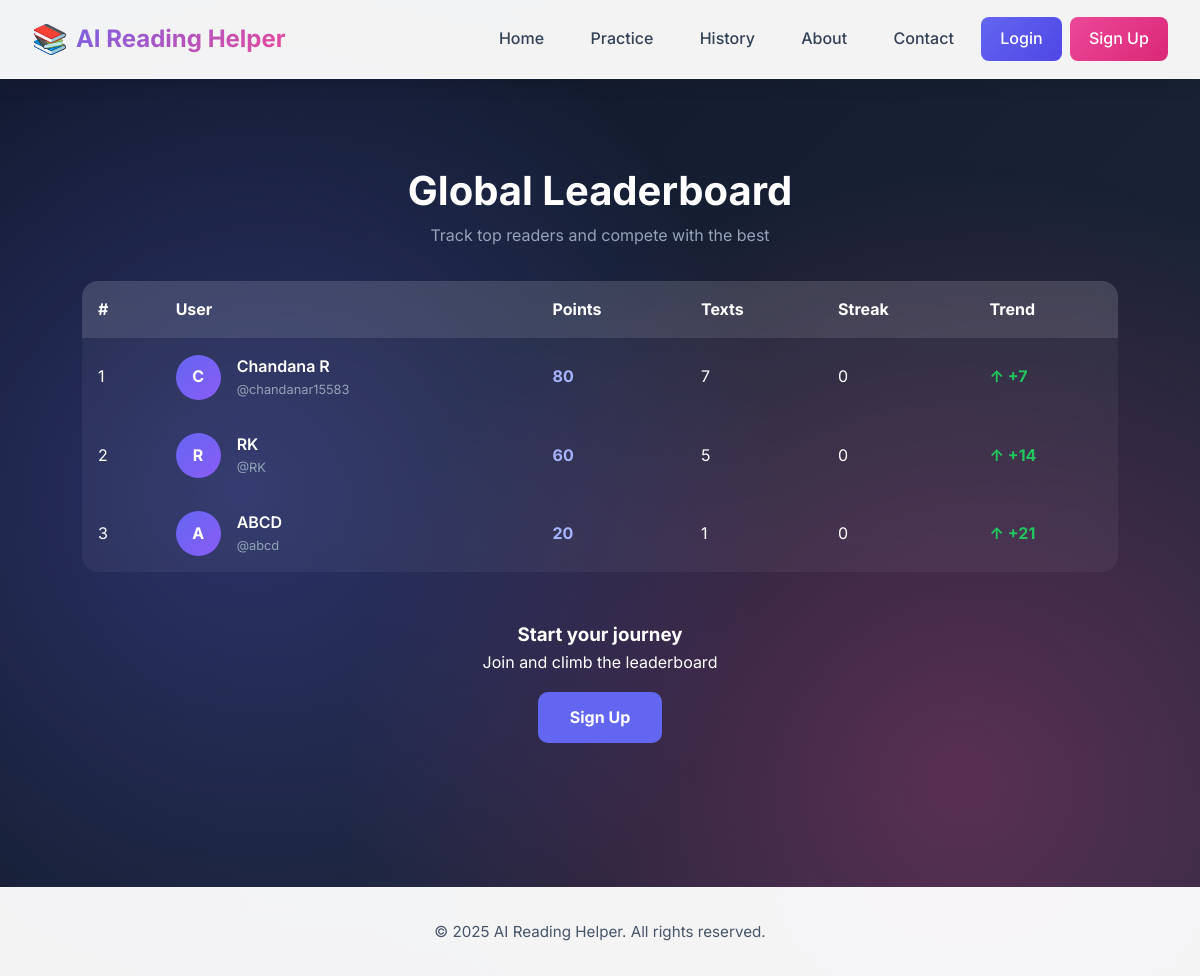
The app's page /leaderboard with its own data.
### tables this page shows
CREATE TABLE users (
            id INTEGER PRIMARY KEY AUTOINCREMENT,
            username TEXT UNIQUE NOT NULL,
            email TEXT UNIQUE NOT NULL,
            password TEXT NOT NULL,
            full_name TEXT,
            created_at TIMESTAMP DEFAULT CURRENT_TIMESTAMP,
            last_login TIMESTAMP,
            avatar TEXT DEFAULT 'default.png',
            bio TEXT,
            reading_level TEXT DEFAULT 'basic',
            total_texts_simplified INTEGER DEFAULT 0,
            total_reading_time INTEGER DEFAULT 0,
            streak_days INTEGER DEFAULT 0,
            points INTEGER DEFAULT 0,
            badges TEXT DEFAULT '[]'
        );

### app.py (the view)
@app.route('/leaderboard')
def leaderboard():
    conn = get_db()
    cursor = conn.cursor()
    cursor.execute('''
        SELECT username, full_name, points, total_texts_simplified, streak_days
        FROM users
        ORDER BY points DESC
        LIMIT 50
    ''')
    top_users = cursor.fetchall()
    conn.close()
    return render_template('leaderboard.html', top_users=[dict(u) for u in top_users])

### app.py (called while the page is built)
@app.context_processor
def inject_user():
    user = None
    if 'user_id' in session:
        user = get_user_by_id(session['user_id'])
    return dict(current_user=user)

### database.py (called while the page is built)
def get_db():
    conn = sqlite3.connect(DATABASE)
    conn.row_factory = sqlite3.Row
    return conn

### templates/leaderboard.html (shortened to what this page needs)
{% extends "base.html" %}
{% block content %}
<div class="leaderboard-container">
  <div class="leaderboard-header">
    <h1>Global Leaderboard</h1>
    <p>Track top readers and compete with the best</p>
  </div>
  <div class="leaderboard-table">
    <table>
      <thead>
        <tr>
          <th>#</th>
          <th>User</th>
          <th>Points</th>
          <th>Texts</th>
          <th>Streak</th>
          <th>Trend</th>
        </tr>
      </thead>
      <tbody>
        {% for user in top_users %}
        <tr class="{% if current_user and user.username == current_user.username %}highlight-row{% endif %}">
          <td class="rank">
            {% if loop.index == 1 %}1
            {% elif loop.index == 2 %}2
            {% elif loop.index == 3 %}3
            {% else %}{{ loop.index }}{% endif %}
          </td>
          <td class="user-cell">
            <div class="avatar">
              {{ user.full_name[0].upper() }}
            </div>
            <div>
              <div class="name">{{ user.full_name }}</div>
              <div class="username">@{{ user.username }}</div>
            </div>
          </td>
          <td class="points">{{ user.points }}</td>
          <td>{{ user.total_texts_simplified }}</td>
          <td>{{ user.streak_days }}</td>
          <td class="trend">
            {% if loop.index <= 3 %}
              <span class="up">↑ +{{ loop.index * 7 }}</span>
            {% else %}
              <span class="down">↓ {{ loop.index }}</span>
            {% endif %}
          </td>
        </tr>
        {% endfor %}
      </tbody>
    </table>
  </div>
  {% if not current_user %}
  <div class="cta">
    <h3>Start your journey</h3>
    <p>Join and climb the leaderboard</p>
    <a href="{{ url_for('signup') }}">Sign Up</a>
  </div>
  {% endif %}
</div>
{% endblock %}

### templates/base.html (shortened to what this page needs)
<!DOCTYPE html>
<html lang="en">
<head>
  <link rel="stylesheet" href="{{ url_for('static', filename='css/style.css') }}">
</head>
<body>
  <nav class="navbar">
    <div class="logo">AI Reading Helper</div>
    <div class="nav-links">
      <a href="{{ url_for('home') }}">Home</a>
      <a href="{{ url_for('practice') }}">Practice</a>
      <a href="{{ url_for('history') }}">History</a>
      {% if current_user %}
        <a href="{{ url_for('dashboard') }}">Dashboard</a>
        <a href="{{ url_for('resources') }}">Resources</a>
        <a href="{{ url_for('leaderboard') }}">Leaderboard</a>
        <a href="{{ url_for('profile') }}">Profile</a>
        <a href="{{ url_for('about') }}">About</a>
        <a href="{{ url_for('logout') }}" style="background: linear-gradient(135deg, #ef4444, #dc2626); color: white; padding: 0.6rem 1.2rem; border-radius: 8px;">Logout</a>
      {% else %}
        <a href="{{ url_for('about') }}">About</a>
        <a href="{{ url_for('contact') }}">Contact</a>
        <a href="{{ url_for('login') }}" style="background: linear-gradient(135deg, var(--primary), var(--primary-dark)); color: white; padding: 0.6rem 1.2rem; border-radius: 8px;">Login</a>
        <a href="{{ url_for('signup') }}" style="background: linear-gradient(135deg, var(--secondary), #db2777); color: white; padding: 0.6rem 1.2rem; border-radius: 8px;">Sign Up</a>
      {% endif %}
    </div>
  </nav>
  <main class="main-content">
    {% block content %}{% endblock %}
  </main>
  <footer class="footer">
    <p>&copy; 2025 AI Reading Helper. All rights reserved.</p>
  </footer>
</body>
</html>

### static/css/style.css (style rules this page uses)
:root { --primary: #6366f1; --primary-dark: #4f46e5; --primary-light: #818cf8; --secondary: #ec4899; --success: #10b981; --danger: #ef4444; --warning: #f59e0b; --dark: #1e293b; --gray-50: #f8fafc; --gray-100: #f1f5f9; --gray-200: #e2e8f0; --gray-300: #cbd5e1; --gray-600: #475569; --gray-700: #334155; --gray-800: #1e293b; --shadow-sm: 0 1px 2px 0 rgba(0, 0, 0, 0.05); --shadow-md: 0 4px 6px -1px rgba(0, 0, 0, 0.1); --shadow-lg: 0 10px 15px -3px rgba(0, 0, 0, 0.1); --shadow-xl: 0 20px 25px -5px rgba(0, 0, 0, 0.1); --transition: all 0.3s cubic-bezier(0.4, 0, 0.2, 1); }
* { margin: 0; padding: 0; box-sizing: border-box; }
body { font-family: 'Inter', -apple-system, BlinkMacSystemFont, 'Segoe UI', sans-serif; background: linear-gradient(135deg, #667eea 0%, #764ba2 100%); min-height: 100vh; color: var(--dark); line-height: 1.6; position: relative; overflow-x: hidden; }
body::before { content: ''; position: fixed; top: 0; left: 0; width: 100%; height: 100%; background: radial-gradient(circle at 20% 50%, rgba(99, 102, 241, 0.3) 0%, transparent 50%), radial-gradient(circle at 80% 80%, rgba(236, 72, 153, 0.3) 0%, transparent 50%); pointer-events: none; z-index: -1; }
.navbar { background: rgba(255, 255, 255, 0.95); backdrop-filter: blur(10px); padding: 1rem 2rem; display: flex; justify-content: space-between; align-items: center; box-shadow: var(--shadow-lg); position: sticky; top: 0; z-index: 1000; border-bottom: 1px solid rgba(255, 255, 255, 0.3); }
.logo { font-size: 1.5rem; font-weight: 700; background: linear-gradient(135deg, var(--primary), var(--secondary)); -webkit-background-clip: text; -webkit-text-fill-color: transparent; background-clip: text; display: flex; align-items: center; gap: 0.5rem; }
.logo::before { content: '📚'; font-size: 1.8rem; filter: none; -webkit-text-fill-color: initial; }
.nav-links { display: flex; gap: 0.5rem; align-items: center; }
.nav-links a { color: var(--gray-700); text-decoration: none; padding: 0.6rem 1.2rem; border-radius: 8px; font-weight: 500; transition: var(--transition); position: relative; overflow: hidden; }
.nav-links a::before { content: ''; position: absolute; top: 0; left: -100%; width: 100%; height: 100%; background: linear-gradient(135deg, var(--primary), var(--secondary)); transition: var(--transition); z-index: -1; border-radius: 8px; }
.main-content { padding: 3rem 2rem; max-width: 1200px; margin: 0 auto; min-height: calc(100vh - 200px); }
.footer { background: rgba(255, 255, 255, 0.95); backdrop-filter: blur(10px); padding: 2rem; text-align: center; margin-top: 4rem; border-top: 1px solid rgba(255, 255, 255, 0.3); color: var(--gray-600); }
.footer p { margin: 0; font-size: 0.95rem; }
* { transition: background-color 0.3s ease, color 0.3s ease, border-color 0.3s ease; }
button, a, input, textarea, select { transition: all 0.3s cubic-bezier(0.4, 0, 0.2, 1); }

### templates/leaderboard.html (style rules this page uses)
body { background: linear-gradient(135deg, #0f172a, #1e293b); color: white; }
.leaderboard-container { max-width: 1100px; margin: auto; padding: 2rem; }
.leaderboard-header { text-align: center; margin-bottom: 2rem; }
.leaderboard-header h1 { font-size: 2.5rem; font-weight: 700; }
.leaderboard-header p { color: #94a3b8; }
.leaderboard-table { background: rgba(255,255,255,0.05); backdrop-filter: blur(10px); border-radius: 16px; overflow: hidden; }
table { width: 100%; border-collapse: collapse; }
thead { background: rgba(255,255,255,0.1); }
th, td { padding: 1rem; text-align: left; }
tbody tr { transition: 0.3s; }
.user-cell { display: flex; align-items: center; gap: 1rem; }
.avatar { width: 45px; height: 45px; border-radius: 50%; background: linear-gradient(135deg, #6366f1, #8b5cf6); display: flex; align-items: center; justify-content: center; font-weight: bold; }
.name { font-weight: 600; }
.username { font-size: 0.8rem; color: #94a3b8; }
.points { font-weight: bold; color: #a5b4fc; }
.trend .up { color: #22c55e; font-weight: bold; }
.cta { text-align: center; margin-top: 3rem; }
.cta a { display: inline-block; margin-top: 1rem; padding: 0.8rem 2rem; background: #6366f1; border-radius: 10px; color: white; text-decoration: none; font-weight: bold; }

### records on screen
users: shows "1", full_name "C", full_name "Chandana R", username "chandanar15583", points "80", total_texts_simplified "7", streak_days "0"
users: shows "2", full_name "R", full_name "RK", username "RK", points "60", total_texts_simplified "5", streak_days "0"
users: shows "3", full_name "A", full_name "ABCD", username "abcd", points "20", total_texts_simplified "1", streak_days "0"
